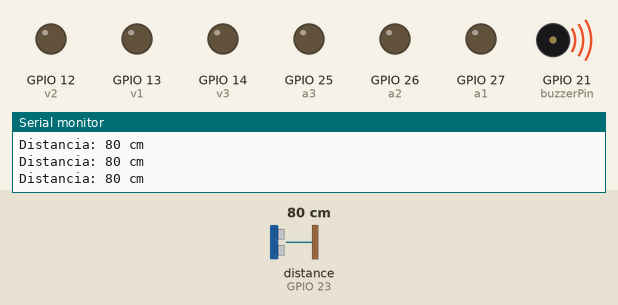
Recording of a sketch running on a simulated ESP32. On the bench: output pins drawn as LEDs (lit = HIGH), buzzer (waves = sounding, pin HIGH), the last lines printed to the serial monitor. Wiring (inferred from the names in the program): ultrasonic range finder: trigger GPIO 22; echo GPIO 23. Inputs (shaded band) come from the test bench; at power-on: distance to the obstacle (sensor on GPIO 23) 80 cm. The echo pulse lasts 58.3 µs per cm; pins used as bus, display or sensor lines are not drawn.

Above: at 1.2 s.
1.3 s: distance to the obstacle (sensor on GPIO 23) set to 50 cm
2.8 s: distance to the obstacle (sensor on GPIO 23) set to 43 cm
At 3.35 s:
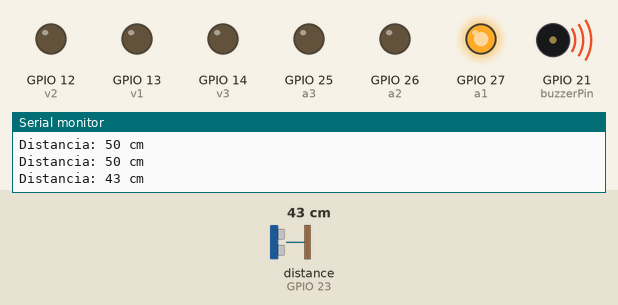
5.8 s: distance to the obstacle (sensor on GPIO 23) set to 35 cm
At 6.17 s:
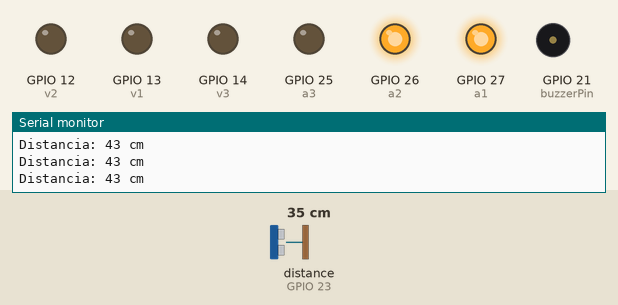
8.8 s: distance to the obstacle (sensor on GPIO 23) set to 30 cm
At 9.37 s:
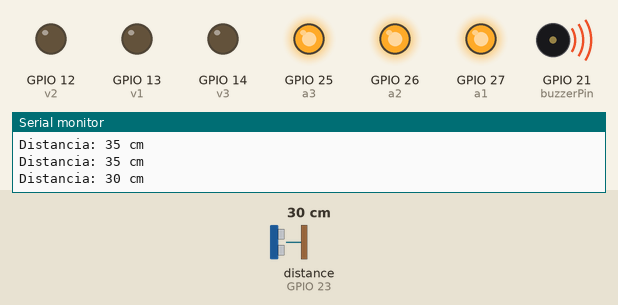
11.8 s: distance to the obstacle (sensor on GPIO 23) set to 2 cm
At 13.2 s:
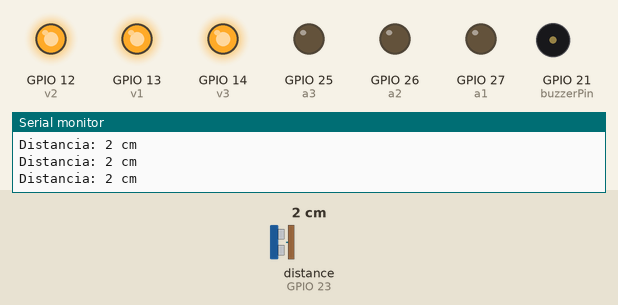
13.5 s: distance to the obstacle (sensor on GPIO 23) set to 18 cm
At 13.9 s:
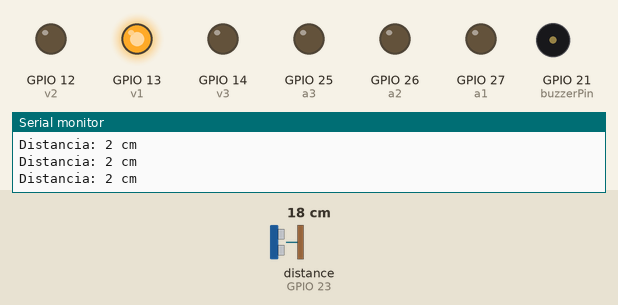
Timing chart, 0 to 17.5 s (numbered marks = the images above; inputs shaded):
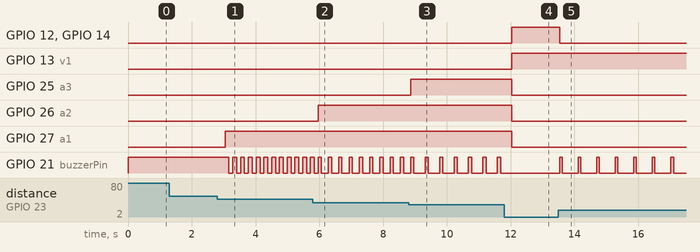

The sketch:

circuitoscodigo.ino
```cpp
const int trigPin = 22;
const int echoPin = 23;
const int buzzerPin = 21;

const int v1 = 13;
const int v2 = 12;
const int v3 = 14;
const int a1 = 27;
const int a2 = 26;
const int a3 = 25;
const int r1 = 33;
const int r2 = 32;

void setup() {
  Serial.begin(115200);
  pinMode(trigPin, OUTPUT);
  pinMode(buzzerPin, OUTPUT);

  pinMode(v1, OUTPUT);
  pinMode(v2, OUTPUT);
  pinMode(v3, OUTPUT);
  pinMode(a1, OUTPUT);
  pinMode(a2, OUTPUT);
  pinMode(a3, OUTPUT);
  pinMode(r1, OUTPUT);
  pinMode(r2, OUTPUT);

  pinMode(echoPin, INPUT);
}

void loop() {
  //  Disparar pulso ultrasónico por Trig
  digitalWrite(trigPin, LOW);
  delayMicroseconds(2);
  digitalWrite(trigPin, HIGH);
  delayMicroseconds(10);
  digitalWrite(trigPin, LOW);

  //  Medir cuánto tarda en volver por Echo
  unsigned long duracion = pulseIn(echoPin, HIGH, 30000UL);

  if (duracion == 0) {
    Serial.println("Sin lectura (revisa cables VCC 5V, GND, Trig G22 y Echo G23)");
    digitalWrite(v1, LOW);
    digitalWrite(v2, LOW);
    digitalWrite(v3, LOW);
    digitalWrite(a1, LOW);
    digitalWrite(a2, LOW);
    digitalWrite(a3, LOW);
    digitalWrite(r1, LOW);
    digitalWrite(r2, LOW);
    digitalWrite(buzzerPin, HIGH); // Pita si no detecta nada cerca
    delay(300);
  } else {
    long distancia = duracion / 58.2;

    if (distancia > 0 && distancia <= 10) {
      // Muy cerca solo verdes encendido
      digitalWrite(v1, HIGH);
      digitalWrite(v2, HIGH);
      digitalWrite(v3, HIGH);
      digitalWrite(a1, LOW);
      digitalWrite(a2, LOW);
      digitalWrite(a3, LOW);
      digitalWrite(r1, LOW);
      digitalWrite(r2, LOW);

      digitalWrite(buzzerPin, LOW);
      delay(300);
    } else if (distancia > 10 && distancia <= 17) {
      // Cerca dos verdes
      digitalWrite(v1, HIGH);
      digitalWrite(v2, HIGH);
      digitalWrite(v3, LOW);
      digitalWrite(a1, LOW);
      digitalWrite(a2, LOW);
      digitalWrite(a3, LOW);
      digitalWrite(r1, LOW);
      digitalWrite(r2, LOW);

      digitalWrite(buzzerPin, LOW);
      delay(300);
    } else if (distancia > 17 && distancia <= 24) {
      // Cerca-medio un verde + pitido muy lento
      digitalWrite(v1, HIGH);
      digitalWrite(v2, LOW);
      digitalWrite(v3, LOW);
      digitalWrite(a1, LOW);
      digitalWrite(a2, LOW);
      digitalWrite(a3, LOW);
      digitalWrite(r1, LOW);
      digitalWrite(r2, LOW);

      digitalWrite(buzzerPin, HIGH);
      delay(80);
      digitalWrite(buzzerPin, LOW);
      delay(500);
    } else if (distancia > 24 && distancia <= 31) {
      // Medio tres amarillos + pitido lento
      digitalWrite(v1, LOW);
      digitalWrite(v2, LOW);
      digitalWrite(v3, LOW);
      digitalWrite(a1, HIGH);
      digitalWrite(a2, HIGH);
      digitalWrite(a3, HIGH);
      digitalWrite(r1, LOW);
      digitalWrite(r2, LOW);

      digitalWrite(buzzerPin, HIGH);
      delay(100);
      digitalWrite(buzzerPin, LOW);
      delay(350);
    } else if (distancia > 31 && distancia <= 38) {
      // Medio dos amarillos + pitido moderado
      digitalWrite(v1, LOW);
      digitalWrite(v2, LOW);
      digitalWrite(v3, LOW);
      digitalWrite(a1, HIGH);
      digitalWrite(a2, HIGH);
      digitalWrite(a3, LOW);
      digitalWrite(r1, LOW);
      digitalWrite(r2, LOW);

      digitalWrite(buzzerPin, HIGH);
      delay(100);
      digitalWrite(buzzerPin, LOW);
      delay(220);
    } else if (distancia > 38 && distancia <= 45) {
      // Medio-lejos un amarillo + pitido rápido
      digitalWrite(v1, LOW);
      digitalWrite(v2, LOW);
      digitalWrite(v3, LOW);
      digitalWrite(a1, HIGH);
      digitalWrite(a2, LOW);
      digitalWrite(a3, LOW);
      digitalWrite(r1, LOW);
      digitalWrite(r2, LOW);

      digitalWrite(buzzerPin, HIGH);
      delay(120);
      digitalWrite(buzzerPin, LOW);
      delay(120);
    } else if (distancia > 45 && distancia <= 52) {
      // Lejos dos rojos + pitido continuo
      digitalWrite(v1, LOW);
      digitalWrite(v2, LOW);
      digitalWrite(v3, LOW);
      digitalWrite(a1, LOW);
      digitalWrite(a2, LOW);
      digitalWrite(a3, LOW);
      digitalWrite(r1, HIGH);
      digitalWrite(r2, HIGH);

      digitalWrite(buzzerPin, HIGH);
      delay(300);
    } else if (distancia > 52 && distancia <= 60) {
      // Muy lejos solo un rojo + pitido continuo
      digitalWrite(v1, LOW);
      digitalWrite(v2, LOW);
      digitalWrite(v3, LOW);
      digitalWrite(a1, LOW);
      digitalWrite(a2, LOW);
      digitalWrite(a3, LOW);
      digitalWrite(r1, HIGH);
      digitalWrite(r2, LOW);

      digitalWrite(buzzerPin, HIGH);
      delay(300);
    } else {
      // Fuera de rango  60 cm pitido continuo
      digitalWrite(v1, LOW);
      digitalWrite(v2, LOW);
      digitalWrite(v3, LOW);
      digitalWrite(a1, LOW);
      digitalWrite(a2, LOW);
      digitalWrite(a3, LOW);
      digitalWrite(r1, LOW);
      digitalWrite(r2, LOW);

      digitalWrite(buzzerPin, HIGH);
      delay(300);
    }

    Serial.print("Distancia: ");
    Serial.print(distancia);
    Serial.println(" cm");
  }
}
```

Measured:
- the behaviour switches between 46 and 45 cm on distance to the obstacle (sensor on GPIO 23) (found by bisection; images 0 and 1)
- the behaviour switches between 39 and 38 cm on distance to the obstacle (sensor on GPIO 23) (found by bisection; images 1 and 2)
- the behaviour switches between 32 and 31 cm on distance to the obstacle (sensor on GPIO 23) (found by bisection; images 2 and 3)
- after the input at 2.8 s, GPIO 27 (a1): LOW → HIGH after 0.25 s; GPIO 21 (buzzerPin): alternates HIGH for 0.12 s and LOW for 0.12 s, starting after 0.37 s
- after the input at 5.8 s, GPIO 26 (a2): LOW → HIGH after 0.16 s
- after the input at 8.8 s, GPIO 25 (a3): LOW → HIGH after 0.07 s; GPIO 21 (buzzerPin): alternates HIGH for 0.10 s and LOW for 0.35 s, starting after 0.52 s
- after the input at 11.8 s, GPIO 12 (v2), GPIO 13 (v1), GPIO 14 (v3): LOW → HIGH after 0.23 s; GPIO 25 (a3), GPIO 26 (a2), GPIO 27 (a1): HIGH → LOW after 0.23 s; GPIO 21 (buzzerPin): stops changing and stays LOW
- after the input at 13.5 s, GPIO 12 (v2), GPIO 14 (v3): HIGH → LOW at once; GPIO 21 (buzzerPin): alternates HIGH for 0.08 s and LOW for 0.50 s, starting at once
